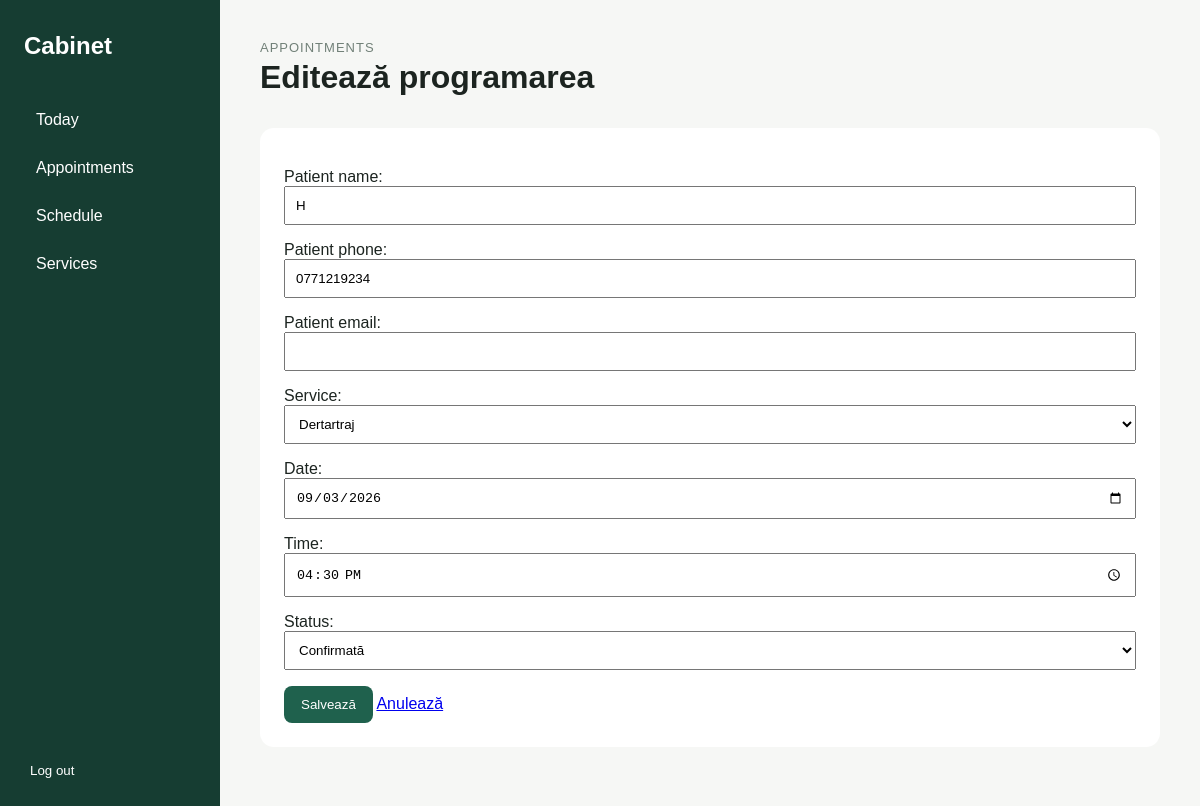
/management/appointments/1/edit/ (signed in), run on the app's committed database.
### bookings/models.py (models this page shows, shortened)
class Appointment(models.Model):
    class Status(models.TextChoices):
        PENDING = "pending", "În așteptare"
        CONFIRMED = "confirmed", "Confirmată"
        REJECTED = "rejected", "Respinsă"
        CANCELLED = "cancelled", "Anulată"
        COMPLETED = "completed", "Finalizată"
        NO_SHOW = "no_show", "Neprezentat"
    patient_name = models.CharField(max_length=120)
    patient_phone = models.CharField(max_length=20)
    patient_email = models.EmailField(blank=True)
    service = models.ForeignKey(
        Service,
        on_delete=models.PROTECT,
        related_name="appointments",
    )
    date = models.DateField()
    time = models.TimeField()
    status = models.CharField(
        max_length=20,
        choices=Status.choices,
        default=Status.PENDING,
    )
    created_at = models.DateTimeField(auto_now_add=True)

### dashboard/views.py (the view)
@staff_member_required(login_url="dashboard_login")
def appointment_edit(request, appointment_id):
    appointment = get_object_or_404(Appointment, id=appointment_id)
    if request.method == "POST":
        form = AppointmentEditForm(request.POST, instance=appointment)
        if form.is_valid():
            form.save()
            messages.success(request, "Programarea a fost actualizată.")
            return redirect("dashboard_appointments")
    else:
        form = AppointmentEditForm(instance=appointment)
    return render(request, "dashboard/appointment_edit.html", {
        "form": form,
        "appointment": appointment,
    })

### dashboard/forms.py
class AppointmentEditForm(forms.ModelForm):
    class Meta:
        model = Appointment
        fields = [
            "patient_name",
            "patient_phone",
            "patient_email",
            "service",
            "date",
            "time",
            "status",
        ]
        widgets = {
            "date": forms.DateInput(attrs={"type": "date"}),
            "time": forms.TimeInput(attrs={"type": "time"}),
        }

### bookings/models.py (called while the page is built)
    def __str__(self):
        return self.name

### templates/dashboard/appointment_edit.html (shortened to what this page needs)
{% extends "dashboard/base.html" %}
{% block content %}
<header class="dashboard-header">
    <div>
        <p class="eyebrow">Appointments</p>
        <h1>Editează programarea</h1>
    </div>
</header>
<section class="form-card">
    <form method="post">
        {{ form.as_p }}
        <button type="submit" class="primary-button">
            Salvează
        </button>
        <a href="{% url 'dashboard_appointments' %}">
            Anulează
        </a>
    </form>
</section>
{% endblock %}

### static/css/dashboard.css (style rules this page uses)
* { box-sizing: border-box; }
body { margin: 0; font-family: Arial, sans-serif; background: #f6f7f5; color: #1c2420; }
.dashboard-header, .agenda-header, .section-heading { display: flex; justify-content: space-between; align-items: center; }
.dashboard-header { margin-bottom: 32px; }
.dashboard-header h1, .agenda-header h2 { margin: 4px 0 0; }
.eyebrow { margin: 0; color: #718078; font-size: 13px; text-transform: uppercase; letter-spacing: 1px; }
.primary-button { display: inline-block; background: #1f614d; color: white; border: 0; border-radius: 8px; padding: 11px 17px; text-decoration: none; cursor: pointer; }
.pending-section, .agenda-section, .form-card { background: white; border-radius: 14px; padding: 24px; margin-bottom: 24px; }
.login-card input, .form-card input, .form-card select { width: 100%; padding: 10px; }

### data on the page
Appointment: patient_name "H", patient_phone "0771219234", service "Dertartraj", date "09/03/2026", time "16:30:00", status "Confirmată"
